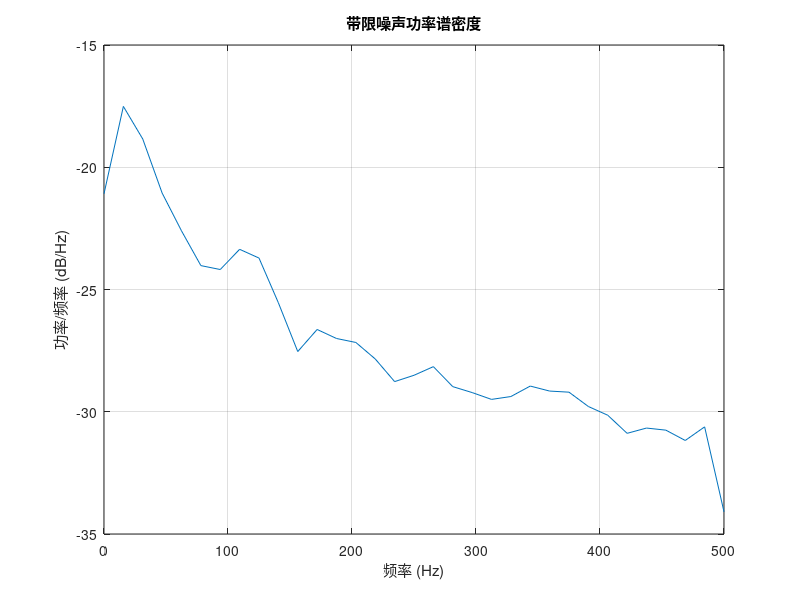
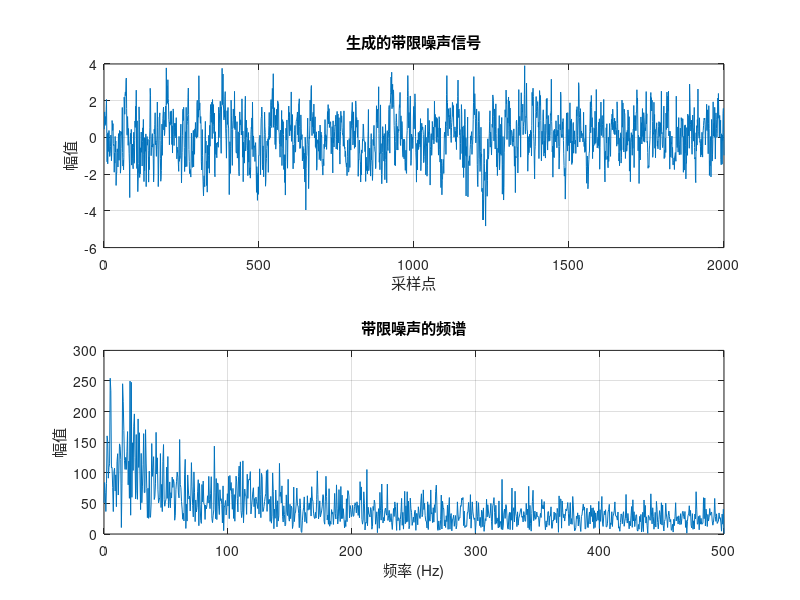

Reproduce these figures in MATLAB, in order.
%% 带限噪声生成与分析
% 本程序通过状态空间模型对白噪声进行滤波，生成带限噪声
% 用于主动噪声控制(ANC)系统的激励信号

%% 系统参数定义
Fs = 1000;                     % 采样频率（Hz），可根据实际应用调整
N = 2000;                   % 信号长度
noise_var = 1; % 噪声方差

%% 定义状态空间模型
A_w2 = [0.5 0.1; 0.2 0.8];  % 状态矩阵（特征值需在单位圆内以保证系统稳定）
B_w2 = [1; 0.5];            % 输入矩阵
C_w2 = [1 0];               % 输出矩阵（选择第一个状态作为输出）
D_w2 = 0;                   % 直通项（设为0表示无直通影响）

%% 分析系统特性频率
% 计算系统矩阵特征值
eig_A = eig(A_w2);
% 验证系统稳定性
if max(abs(eig(A_w2))) >= 1
    warning('系统不稳定! 特征值: %s', mat2str(eig(A_w2)));
end
% 特征值的虚部对应系统的固有频率
continuous_frequencies = abs(imag(eig_A)) / (2 * pi);
discrete_frequencies = continuous_frequencies * Fs;
% 显示特性频率信息
disp('连续时间系统特性频率 (Hz):');
disp(continuous_frequencies);
disp('离散时间系统特性频率 (Hz):');
disp(discrete_frequencies);

%% 生成白噪声输入
n = randn(N, noise_var);            % 生成均值为0、方差为1的高斯白噪声

%% 通过状态空间模型计算带限噪声
x = [0; 0];                 % 初始化状态向量
w2 = zeros(N, 1);           % 预分配输出向量内存

% 状态空间迭代计算
for k = 1:N
    x = A_w2 * x + B_w2 * n(k);  % 状态更新方程
    w2(k) = C_w2 * x + D_w2 * n(k); % 输出方程
end

%% 频域分析
frequencies = linspace(0, Fs/2, N/2+1); % 频率向量（0到奈奎斯特频率）
W2_fft = fft(w2);           % 计算快速傅里叶变换
W2_magnitude = abs(W2_fft(1:N/2+1)); % 提取幅值谱（仅保留正频率部分）

% 计算功率谱密度
[psd_w2, f_psd] = pwelch(w2, [], [], [], Fs);
figure; plot(f_psd, 10*log10(psd_w2)); grid on;
xlabel('频率 (Hz)'); ylabel('功率/频率 (dB/Hz)');
title('带限噪声功率谱密度');

%% 可视化结果
figure;
% 时域信号
subplot(2,1,1); 
plot(w2); grid on;
xlabel('采样点'); ylabel('幅值');
title('生成的带限噪声信号');

% 频域表示
subplot(2,1,2); 
plot(frequencies, W2_magnitude);
xlabel('频率 (Hz)');
ylabel('幅值');
title('带限噪声的频谱');
grid on;